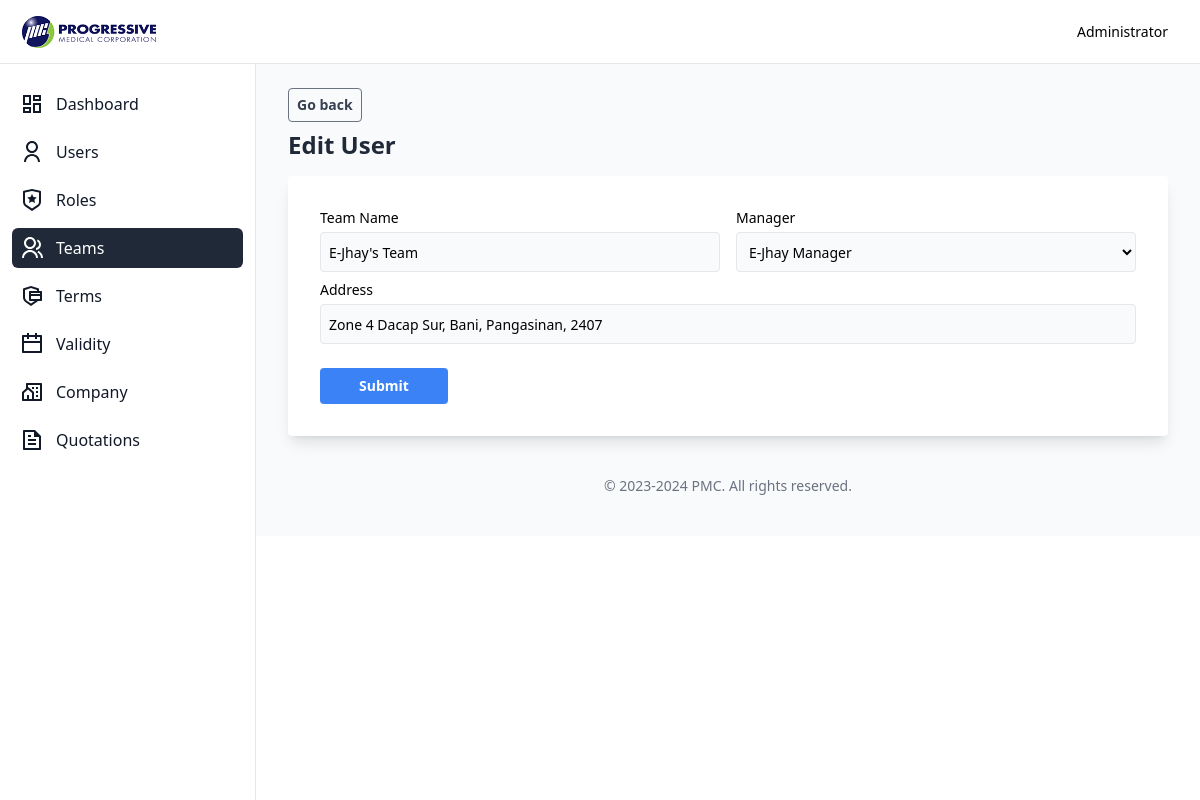
Page /team/edit?id=1 (signed in) on the committed database.
### tables this page shows
CREATE TABLE `team` (
  `id` int(11) NOT NULL,
  `name` varchar(255) NOT NULL,
  `address` text NOT NULL,
  `region_id` int(11) DEFAULT NULL,
  `manager_id` int(11) DEFAULT NULL
);

CREATE TABLE `user` (
  `id` int(11) NOT NULL,
  `name` varchar(255) NOT NULL,
  `address` text NOT NULL,
  `phone` varchar(100) NOT NULL,
  `email` varchar(100) NOT NULL,
  `password` varchar(100) NOT NULL,
  `role_id` int(11) NOT NULL,
  `team_id` int(11) DEFAULT NULL,
  `created_at` timestamp NOT NULL DEFAULT current_timestamp(),
  `updated_at` timestamp NULL DEFAULT NULL
);

### Core/functions.php (called while the page is built, shortened)
<?php
function urlIs($value) {
    return in_array(parse_url($_SERVER['REQUEST_URI'])['path'], $value);
}
function base_path($path)
{
    return BASE_PATH . $path;
}
function view($path, $attributes = [])
{
    extract($attributes);
    require base_path('views/' . $path);
}

### Http/controllers/team/edit.php (called while the page is built, shortened)
<?php
$db = App::resolve('Core\Database');
$managers = $db->query("SELECT id, name FROM user WHERE role_id = :role_id", [
    'role_id' => Role::SALES_MANAGER
])->get();
$team = $db->query("SELECT team.*, user.id as user_id, user.name as manager FROM team LEFT JOIN user on team.manager_id = user.id WHERE team.id = :id", [
    'id' => $_GET['id']
])->findOrFail();
view("team/edit.view.php", [
    'heading' => "Edit User",
    'managers' => $managers,
    'team' => $team,
    'errors' => Session::get('errors')
]);

### public/index.php (called while the page is built, shortened)
<?php
require BASE_PATH . "Core/functions.php";
spl_autoload_register(function($class) {
    $phpMailerNamespace = 'PHPMailer\PHPMailer\\';
    if (strpos($class, $phpMailerNamespace) == 0) {
        $classFile = base_path("vendor/phpmailer/phpmailer/src/" . str_replace($phpMailerNamespace, '', $class) . ".php");
    }
    $classFile = base_path(str_replace('\\', DIRECTORY_SEPARATOR, $class) . ".php");
});
require base_path('bootstrap.php');
$router = new \Core\Router();
$uri = parse_url($_SERVER['REQUEST_URI'])['path'];
$method = $_POST['_method'] ?? $_SERVER['REQUEST_METHOD'];
try {
    $router->route($uri, $method);
} catch (ValidationException $exception) {
    Session::flash('errors', $exception->errors);
    Session::flash('old', $exception->old);
    return redirect($router->previousUrl());
}

### Core/App.php (called while the page is built, shortened)
<?php
class App {
    protected static $container;
    public static function setContainer($container)
    {
        static::$container = $container;
    }
    public static function container()
    {
        return static::$container;
    }
    public static function resolve($key)
    {
        return static::container()->resolve($key);
    }
}

### Core/Container.php (called while the page is built, shortened)
<?php
class Container {
    protected $bindings = [];
    public function bind($key, $resolver)
    {
        $this->bindings[$key] = $resolver;
    }
    public function resolve($key)
    {
        $resolver = $this->bindings[$key];
        return call_user_func($resolver);
    }
}

### config.php (called while the page is built)
<?php
return [
    'database' => [
        'host' => "localhost",
        'port' => 3306,
        'dbname' => "quotation",
        'charset' => 'utf8mb4',
    ],
    'mail' => [
        'host' => "smtp.larksuite.com",
        'username' => "no-reply@pmc.ph",
        'password' => "Unimex123",
        'port' => 465,
        'from' => 'no-reply@pmc.ph',
        'fromName' => 'Progressive Medical Corporation',
    ],
    'server' => [
        'APP_URL' => 'http://localhost:8000/',
    ]
];

### bootstrap.php (called while the page is built, shortened)
<?php
$container = new Container();
$container->bind('Core\Database', function () {
    $config = require base_path("config.php");
    return new Database($config['database']);
});

### Core/Database.php (called while the page is built, shortened)
<?php
class Database {
    private $connection;
    private $statement;
    public function __construct($config, $username = 'root', $password = '')
    {
        $dsn = "mysql:" . http_build_query($config, '', ';');
        $this->connection = new PDO($dsn, $username, $password, [
            PDO::ATTR_DEFAULT_FETCH_MODE => PDO::FETCH_ASSOC
        ]);
    }
    public function query($query, $params = [])
    {
        $this->statement = $this->connection->prepare($query);
        $this->statement->execute($params);
        return $this;
    }
    public function get()
    {
        return $this->statement->fetchAll();
    }
    public function find()
    {
        return $this->statement->fetch();
    }
    public function findOrFail()
    {
        $result = $this->find();
        return $result;
    }
}

### views/team/edit.view.php (the view, shortened to what this page needs)
<?php require base_path('views/partials/head.php') ?>
   <?php require base_path('views/partials/nav.php') ?>
   <div class="flex overflow-hidden bg-white pt-16">
      <?php require base_path('views/partials/sidebar.php') ?>
      <div id="main-content" class="h-full w-full bg-gray-50 relative overflow-y-auto lg:ml-64">
         <main class="pt-6 px-2 lg:px-8">
            <div class="flex justify-start gap-2">
               <a href="/teams" title="Export" class="cursor-pointer bg-transparent hover:bg-gray-500 text-gray-700 font-semibold text-sm hover:text-white py-1.5 px-2 border border-gray-500 hover:border-transparent rounded">Go back</a>
            </div>
            <?php require base_path('views/partials/banner.php') ?>
            <form method="POST" action="/team/update">
               <div class="bg-white rounded shadow-lg p-4 px-2 md:p-8 mb-6">
                  <div class="lg:col-span-2">
                     <div class="grid gap-4 gap-y-2 text-sm grid-cols-1 md:grid-cols-6">
                        <div class="md:col-span-3">
                           <label for="name">Team Name</label>
                           <input type="text" name="name" id="name" class="h-10 border mt-1 rounded px-2 w-full bg-gray-50 <?= isset($errors['name']) ? 'border-red-500' : '' ?>" value="<?= $team['name'] ?>" />
                        </div>
                        <div class="md:col-span-3">
                           <label for="manager">Manager</label>
                           <select id="manager_id" name="manager_id" autocomplete="manager_id-name" class="h-10 border mt-1 rounded px-2 w-full bg-gray-50 <?= isset($errors['manager_id']) ? 'border-red-500' : '' ?>">
                              <?php foreach($managers as $manager): ?>
                                 <option <?= $team['manager_id'] == $manager['id'] ? 'selected' : '' ?> value="<?= $manager['id'] ?>"><?= ucwords($manager['name']) ?></option >
                              <?php endforeach; ?>
                           </select>
                        </div>
                        <div class="md:col-span-6">
                           <label for="address">Address</label>
                           <input type="text" name="address" id="address" class="h-10 border mt-1 rounded px-2 w-full bg-gray-50 <?= isset($errors['address']) ? 'border-red-500' : '' ?>" value="<?= $team['address'] ?>" placeholder="" />
                        </div>
                        <div class="mt-4 md:col-span-6 text-left">
                           <div class="inline-flex items-end">
                              <button type="submit" class="w-32 bg-blue-500 hover:bg-blue-700 text-white font-bold py-2 px-2 rounded">Submit</button>
                           </div>
                        </div>
                     </div>
                  </div>
               </div>
            </form>
         </main>
<?php require base_path('views/partials/footer.php') ?>

### Core/router.php (shortened to what this page needs)
<?php
class Router
{
    public $routes = [];
    public function add($method, $uri, $controller)
    {
        $this->routes[] = [
            'uri' => $uri,
            'controller' => $controller,
            'method' => $method,
            'middleware' => null
        ];
        return $this;
    }
    public function only($key)
    {
        $this->routes[array_key_last($this->routes)]['middleware'] = $key;
        return $this;
    }
    public function route($uri, $method)
    {
        foreach ($this->routes as $route) {
            if ($route['uri'] == $uri && $route['method'] == strtoupper($method)) {
                return require base_path('Http/controllers/' . $route['controller']);
            }
        }
    }
}

### views/partials/nav.php (shortened to what this page needs)
<nav class="bg-white border-b border-gray-200 fixed h-16 flex items-center justify-between z-30 w-full">
    <div class="px-3 py-3 lg:px-5 lg:pl-3">
        <div class="flex items-center justify-between">
            <div class="flex items-center justify-start">
                <a href="#" class="text-xl font-bold flex items-center lg:ml-2.5">
                <img src="../images/logo.png" alt="company-logo" class="h-8">
                </a>
            </div>
        </div>
    </div>
    <div class="px-3 lg:px-8">
        <div>
        <button type="button" class="relative flex max-w-xs items-center rounded-full text-sm" id="user-menu-button" aria-expanded="false" aria-haspopup="true">
            <h4 class="max-w-24 truncate">
                <?= $_SESSION['user']['name'] ?>
            </h4>
        </button>
        </div>
    </div>
</nav>

### views/partials/sidebar.php (shortened to what this page needs)
<aside id="sidebar" class="fixed hidden z-20 h-full top-0 left-0 pt-16 flex lg:flex flex-shrink-0 flex-col w-64 transition-width duration-75" aria-label="Sidebar">
    <div class="relative flex-1 flex flex-col min-h-0 border-r border-gray-200 bg-white pt-0">
        <div class="flex-1 flex flex-col pt-5 pb-4 overflow-y-auto">
            <div class="flex-1 px-3 bg-white divide-y space-y-1">
                <ul class="space-y-2 pb-2">
                <li class="group <?= urlIs(['/', '/dashboard', '/admin', '/gm-dashboard']) ? 'active' : '' ?>">
                    <a href="<?= (int)$_SESSION['user']['role_id'] == \Core\Role::SALES ? '/' : ((int)$_SESSION['user']['role_id'] == \Core\Role::SALES_MANAGER ? '/dashboard' : ((int)$_SESSION['user']['role_id'] == \Core\Role::GENERAL_MANAGER ? '/gm-dashboard' : '/admin')) ?>" class="flex items-center p-2 text-gray-900 hover:bg-gray-200 rounded-md group-[.active]:bg-gray-800 group-[.active]:text-white">
                    <svg xmlns="http://www.w3.org/2000/svg" viewBox="0 0 24 24" width="24" height="24"><path d="M13 21V11H21V21H13ZM3 13V3H11V13H3ZM9 11V5H5V11H9ZM3 21V15H11V21H3ZM5 19H9V17H5V19ZM15 19H19V13H15V19ZM13 3H21V9H13V3ZM15 5V7H19V5H15Z" fill="currentColor"></path></svg>
                        <span class="ml-3">Dashboard</span>
                    </a>
                </li>
                <?php
                    if((int)$_SESSION['user']['role_id'] == Role::ADMIN): ?>
                <li class="group <?= urlIs(['/users', '/user/create', '/user/show', '/user/edit']) ? 'active' : '' ?>">
                    <a href="/users" class="flex items-center p-2 text-gray-900 hover:bg-gray-200 rounded-md group-[.active]:bg-gray-800 group-[.active]:text-white">
                        <span class="ml-3 flex-1 whitespace-nowrap">Users</span>
                    </a>
                </li>
                <li class="group <?= urlIs(['/roles', '/role/create', '/role/show', '/role/edit']) ? 'active' : '' ?>">
                    <a href="/roles" class="flex items-center p-2 text-gray-900 hover:bg-gray-200 rounded-md group-[.active]:bg-gray-800 group-[.active]:text-white">
                        <span class="ml-3 flex-1 whitespace-nowrap">Roles</span>
                    </a>
                </li>
                <li class="group <?= urlIs(['/teams', '/team/create', '/team/show', '/team/edit']) ? 'active' : '' ?>">
                    <a href="/teams" class="flex items-center p-2 text-gray-900 hover:bg-gray-200 rounded-md group-[.active]:bg-gray-800 group-[.active]:text-white">
                        <span class="ml-3 flex-1 whitespace-nowrap">Teams</span>
                    </a>
                </li>
                <li class="group <?= urlIs(['/terms', '/term/create', '/term/show', '/term/edit']) ? 'active' : '' ?>">
                    <a href="/terms" class="flex items-center p-2 text-gray-900 hover:bg-gray-200 rounded-md group-[.active]:bg-gray-800 group-[.active]:text-white">
                        <span class="ml-3 flex-1 whitespace-nowrap">Terms</span>
                    </a>
                </li>
                <li class="group <?= urlIs(['/validity']) ? 'active' : '' ?>">
                    <a href="/validity" class="flex items-center p-2 text-gray-900 hover:bg-gray-200 rounded-md group-[.active]:bg-gray-800 group-[.active]:text-white">
                    <svg xmlns="http://www.w3.org/2000/svg" viewBox="0 0 24 24" width="24" height="24" fill="currentColor"><path d="M9 1V3H15V1H17V3H21C21.5523 3 22 3.44772 22 4V20C22 20.5523 21.5523 21 21 21H3C2.44772 21 2 20.5523 2 20V4C2 3.44772 2.44772 3 3 3H7V1H9ZM20 11H4V19H20V11ZM7 5H4V9H20V5H17V7H15V5H9V7H7V5Z"></path></svg>
                        <span class="ml-3 flex-1 whitespace-nowrap">Validity</span>
                    </a>
                </li>
                <li class="group <?= urlIs(['/companies', '/company/create', '/company/show', '/company/edit']) ? 'active' : '' ?>">
                    <a href="/companies" class="flex items-center p-2 text-gray-900 hover:bg-gray-200 rounded-md group-[.active]:bg-gray-800 group-[.active]:text-white">
                        <span class="ml-3 flex-1 whitespace-nowrap">Company</span>
                    </a>
                </li>
                <?php endif; ?>
                <li class="group <?= urlIs(['/quotations', '/quotation/create', '/quotation/show', '/quotation/edit']) ? 'active' : '' ?>">
                    <a href="/quotations" class="flex items-center p-2 text-gray-900 hover:bg-gray-200 rounded-md group-[.active]:bg-gray-800 group-[.active]:text-white">
                        <span class="ml-3 flex-1 whitespace-nowrap">Quotations</span>
                    </a>
                </li>
            </div>
        </div>
    </div>
</aside>

### views/partials/banner.php
<header class="mb-4">
    <div class="mx-auto pt-2">
        <h2 class="font-semibold text-2xl text-gray-800 dark:text-gray-200 leading-tight">
            <?= $heading ?>
        </h2>
    </div>
</header>

### views/partials/footer.php (shortened to what this page needs)
            <p class="text-center text-sm text-gray-500 my-10">
                &copy; 2023-2024 <a href="#" class="hover:underline" target="_blank">PMC</a>. All rights reserved.
            </p>
         </div>
      </div>
   </div>
</body>
</html>

### rows in the picture
team: name "E-Jhay's Team", manager_id "E-Jhay Manager", address "Zone 4 Dacap Sur, Bani, Pangasinan, 2407"
